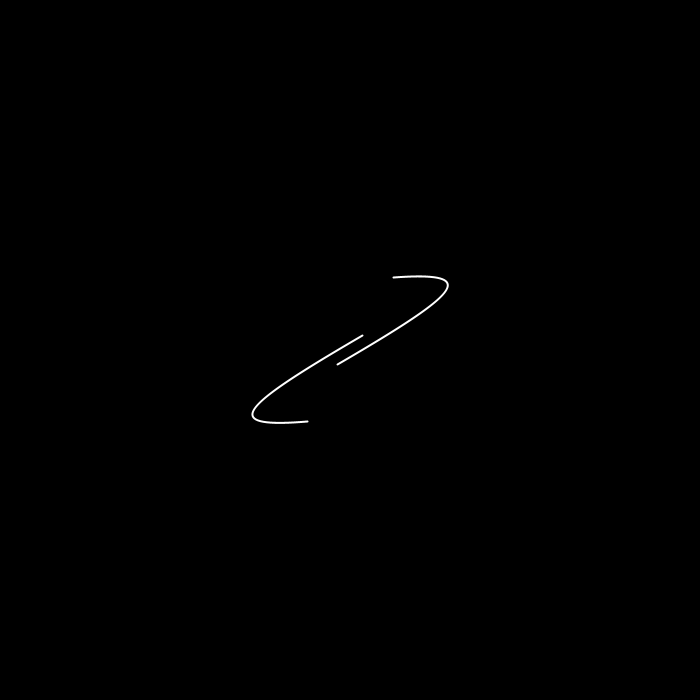
Frame 1 (no input)
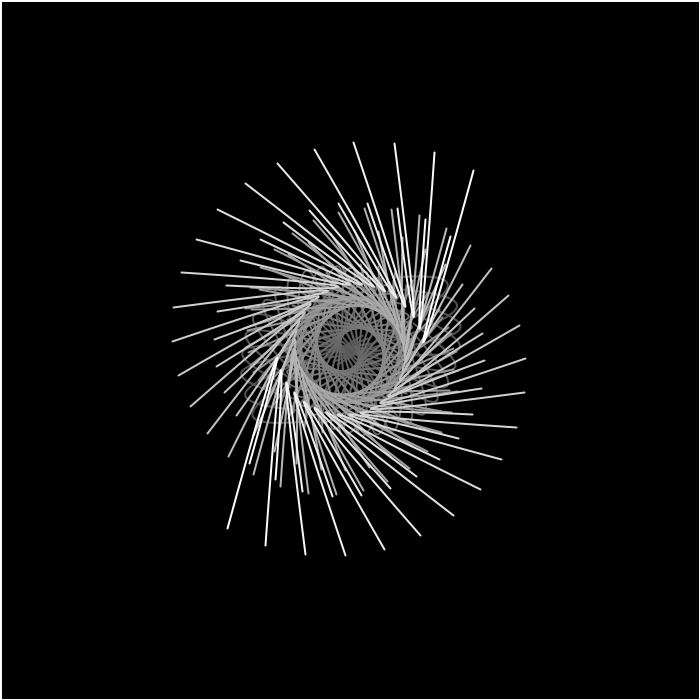
Frame 60 (the mouse pressed at the canvas centre just before this capture)
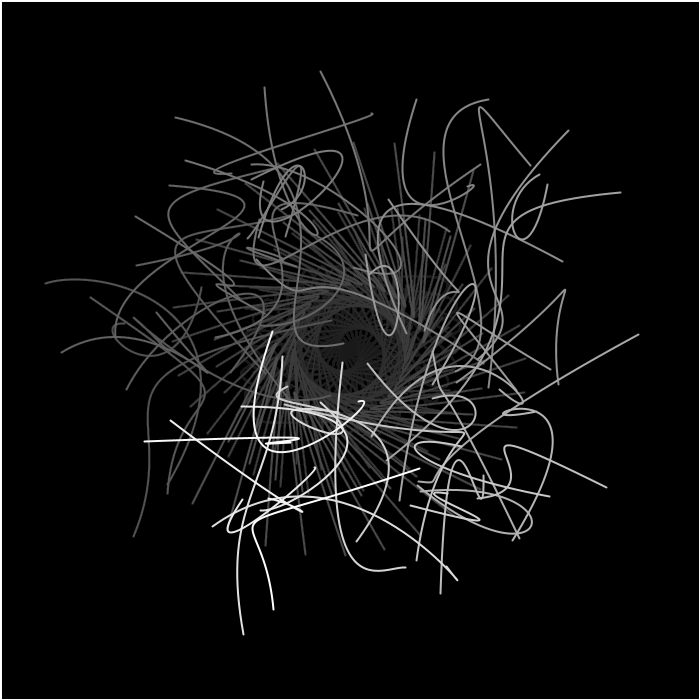
Frame 120 (the mouse held since frame 60 and released just before this capture)

The Processing sketch that drew these frames (run headless with seeded random() and noise(); from frame 60 on, the mouse is pressed at the canvas centre):

// Processing sketch: processing_135431
// ── processing_135431.pde

float radius = 0;
float angle = 0;
float r = 0.;
float[] b = new float[8];
boolean k0 = false;
boolean k1 = false;
int n = 2;

void setup() {
  size(700, 700);
  background(0);
  for (int i = 0; i<8; i++) {
    b[i]=random(-150, 150);
  }
}

void draw() {
  fill(0, 5);
  rect(0, 0, width, height);
  translate(width/2, height/2);
  rotate(r);
  stroke(255);
  for (int i = 0; i<n; i++) {
    float xcoord = cos(angle*TWO_PI/360)*radius;
    float ycoord = sin(angle*TWO_PI/360)*radius;
    noFill();
    strokeWeight(2);
    bezier(xcoord+b[0], ycoord+b[1], xcoord+b[2], ycoord+b[3], xcoord+b[4], ycoord+b[5], xcoord+b[6], ycoord+b[7]);
    if (k0 == true) {
      b[0]++;
    } 
    else {
      b[0]--;
    }
    if (b[0] > 250 || b[0] < -250) {
      k0=!k0;
    } 
    if (k1 == true) {
      b[1]--;
    } 
    else {
      b[1]++;
    }
    if (b[1] > 250 || b[1] < -250) {
      k1=!k1;
    } 


    radius=map(sin(angle), 1., -1., -150., 150.);
    angle=angle+0.01;
    r=r+.1;
    rotate(TWO_PI/n);

    if (mousePressed) {  // re-initialize array
      for (i = 0; i<8; i++) {
        b[i]=random(-150, 150);
      }
    }
  }
}
